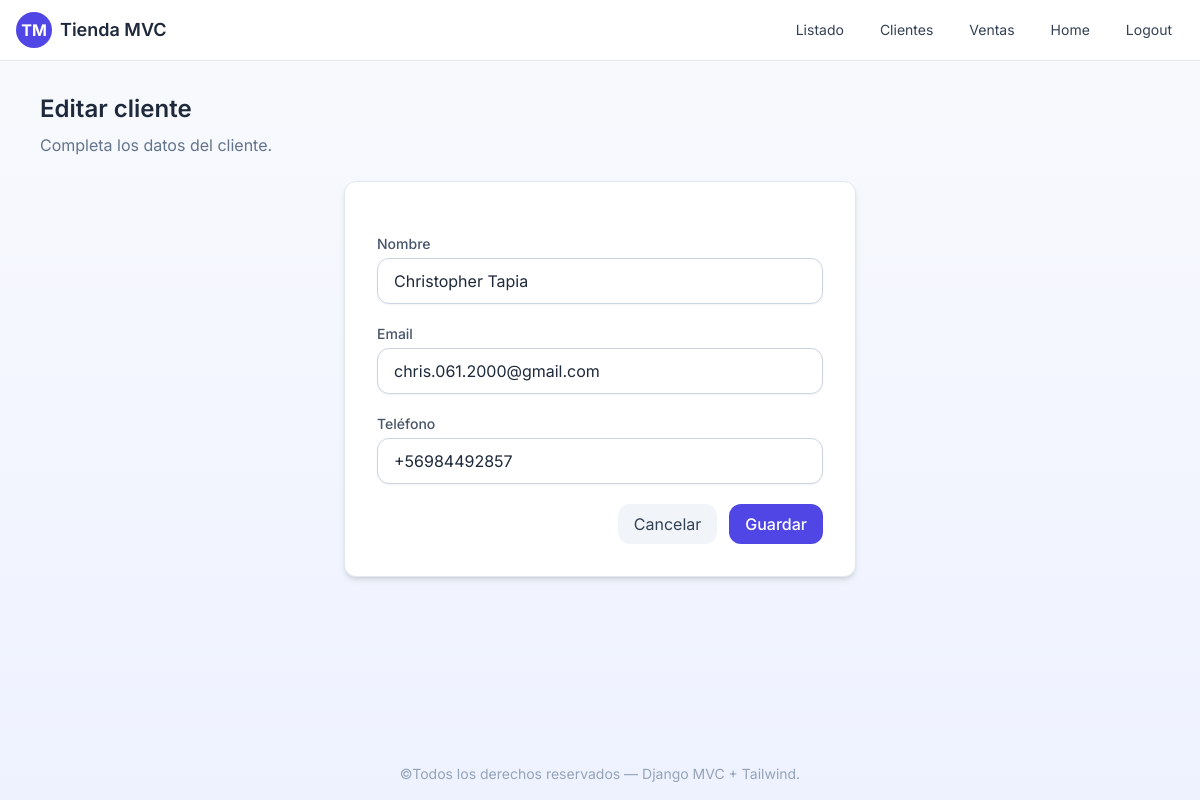
The app's page /clients/1/edit/ (signed in) with its own data.
### catalog/models.py (models this page shows, shortened)
class Client(models.Model):
    name = models.CharField(max_length=120)
    email = models.EmailField(blank=True)
    phone = models.CharField(max_length=20, blank=True)

### catalog/views.py (the view)
# urls.py: path('clients/<int:pk>/edit/', views.client_edit, name='client_edit'),
@login_required
def client_edit(request, pk):
    client = get_object_or_404(Client, pk=pk)
    if request.method == 'POST':
        form = ClientForm(request.POST, instance=client)
        if form.is_valid():
            form.save()
            messages.success(request, 'Cliente actualizado.')
            return redirect('client_list')
    else:
        form = ClientForm(instance=client)
    return render(request, 'catalog/client_form.html', {'form': form})

### catalog/forms.py
class ClientForm(forms.ModelForm):
    class Meta:
        model = Client
        fields = ['name', 'email', 'phone']
        labels = {'name': 'Nombre', 'email': 'Email', 'phone': 'Teléfono'}
        widgets = {
            'name':  forms.TextInput(attrs={'class': BASE_INPUT, 'placeholder': 'Nombre completo', 'autocomplete': 'name'}),
            'email': forms.EmailInput(attrs={'class': BASE_INPUT, 'placeholder': 'correo@dominio.com', 'autocomplete': 'email'}),
            'phone': forms.TextInput(attrs={'class': BASE_INPUT, 'placeholder': '+56 9 1234 5678', 'autocomplete': 'tel', 'inputmode': 'tel'}),
        }

### catalog/templates/catalog/client_form.html (shortened to what this page needs)
{% extends 'catalog/base.html' %}
{% block content %}
  <h2 class="text-2xl font-semibold mb-2">{{ form.instance.pk|yesno:"Editar cliente,Crear cliente" }}</h2>
  <p class="text-slate-500 mb-6">Completa los datos del cliente.</p>
  <div class="bg-white shadow-md rounded-xl p-8 max-w-lg mx-auto border border-slate-200">
    <form method="post" class="space-y-5">
      <div>
        <label class="block text-sm font-medium text-slate-600 mb-1">Nombre</label>
        {{ form.name }}
      </div>
      <div>
        <label class="block text-sm font-medium text-slate-600 mb-1">Email</label>
        {{ form.email }}
      </div>
      <div>
        <label class="block text-sm font-medium text-slate-600 mb-1">Teléfono</label>
        {{ form.phone }}
      </div>
      <div class="flex justify-end gap-3">
        <a href="{% url 'client_list' %}" class="px-4 py-2 rounded-xl bg-slate-100 hover:bg-slate-200 text-slate-700">Cancelar</a>
        <button class="px-4 py-2 rounded-xl bg-indigo-600 hover:bg-indigo-700 text-white font-medium">Guardar</button>
      </div>
    </form>
  </div>
{% endblock %}

### catalog/templates/catalog/base.html (style rules this page uses)
body { font-family: 'Inter', sans-serif; }

### records on screen
Client: instance.pk "Editar cliente", name "Christopher Tapia", email "chris.061.2000@gmail.com", phone "+56984492857"
